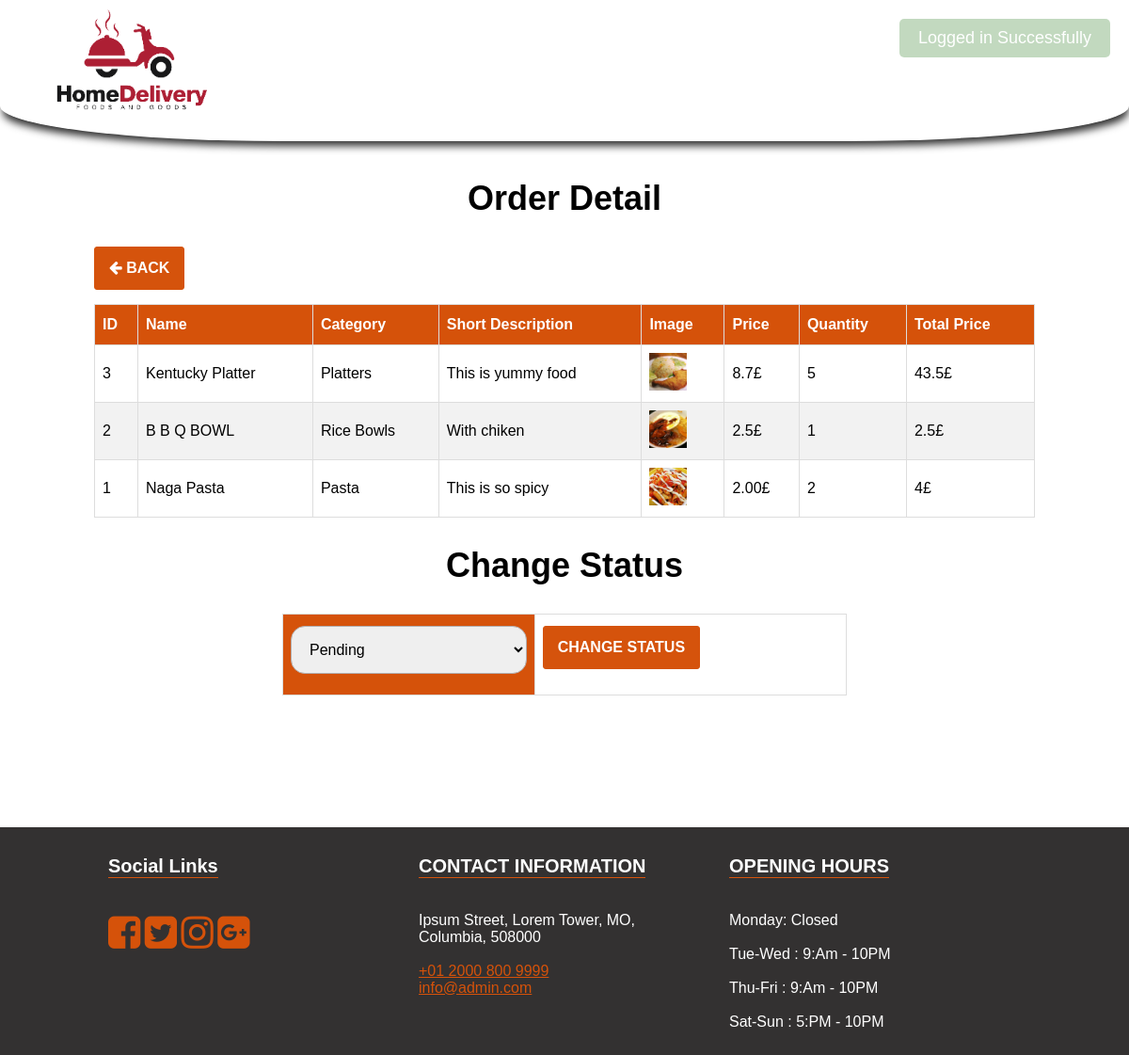
Page /admin-order-detail.php?id=1 (signed in) on the committed database.
### tables this page shows
CREATE TABLE `order_items` (
  `id` int(11) NOT NULL,
  `order_id` int(11) NOT NULL,
  `item_id` int(11) NOT NULL,
  `item_quantity` int(11) NOT NULL,
  `item_price` varchar(100) NOT NULL
);

CREATE TABLE `foods` (
  `id` int(11) NOT NULL,
  `name` varchar(255) NOT NULL,
  `category_id` int(11) NOT NULL,
  `short_desc` text NOT NULL,
  `image` varchar(255) NOT NULL,
  `price` varchar(100) NOT NULL,
  `available` enum('yes','no') NOT NULL DEFAULT 'yes'
);

CREATE TABLE `category` (
  `id` int(11) NOT NULL,
  `title` varchar(255) NOT NULL
);

CREATE TABLE `settings` (
  `id` int(11) NOT NULL,
  `about_title` text NOT NULL,
  `about_detail` text NOT NULL,
  `about_img` varchar(255) NOT NULL,
  `fb_link` varchar(255) NOT NULL,
  `tw_link` varchar(255) NOT NULL,
  `ins_link` varchar(255) NOT NULL,
  `gplus_link` varchar(255) NOT NULL,
  `contact_info` text NOT NULL,
  `opening_hours` text NOT NULL,
  `currency` enum('GBP','USD','EURO') NOT NULL DEFAULT 'GBP'
);

CREATE TABLE `orders` (
  `id` int(11) NOT NULL,
  `user_id` int(11) NOT NULL,
  `delivery_address` text NOT NULL,
  `contact_no` varchar(20) NOT NULL,
  `full_name` varchar(255) NOT NULL,
  `payment_option` varchar(255) NOT NULL,
  `order_total_amount` varchar(100) NOT NULL,
  `order_total_quantity` int(11) NOT NULL,
  `status` enum('Pending','Processing','Picked','Shipped','Delivered','Cancelled') NOT NULL DEFAULT 'Pending',
  `created` datetime NOT NULL DEFAULT CURRENT_TIMESTAMP,
  `updated` datetime NOT NULL DEFAULT CURRENT_TIMESTAMP
);

### functions/flash.php (called while the page is built, shortened)
<?php
class FlashMessage {
    public static function render($var) {
        $messages = $_SESSION[$var];
        return $messages;
    }
}
?>

### admin-order-detail.php (the view, shortened to what this page needs)
<?php
include 'functions/flash.php';
$flash = new \FlashMessage();
include 'includes/header.php';
	?>
    <?php
$sql = "SELECT oi.id,f.name,f.short_desc,f.image,f.category_id,oi.item_quantity,oi.item_price,c.title FROM order_items AS oi LEFT JOIN foods AS f on f.id = oi.item_id LEFT JOIN category AS c ON  c.id = f.category_id WHERE  oi.order_id = '".$_GET['id']."' ORDER BY oi.id DESC";
$result = $conn->query($sql);
$sqlL = "SELECT status FROM orders WHERE id = '".$_GET['id']."'";
$resultL = $conn->query($sqlL);
$rowL = $resultL->fetch_assoc()
?>
	<section class="inner-page-sec">
		<div class="container">
			<h1>Order Detail</h1>
			<a href="admin-order.php" class="btn add-btn"><i class="fa fa-arrow-left" aria-hidden="true"></i> Back</a>
			<div style="overflow-x:auto;">
				<table class="custom-tbl">
					<thead>
						<tr>
							<th>ID</th>
							<th>Name</th>
							<th>Category</th>
							<th>Short Description</th>
							<th>Image</th>
							<th>Price</th>
							<th>Quantity</th>
							<th>Total Price</th>
						</tr>
					</thead>
					<tbody>
						<?php
						if ($result->num_rows > 0) {
							while($row = $result->fetch_assoc()){
						?>
						<tr>
							<td><?php echo $row['id'];?></td>
							<td><?php echo $row['name'];?></td>
							<td><?php echo $row['title'];?></td>
							<td><?php echo $row['short_desc'];?></td>
							<td>
								<img src="img/foods/<?php echo $row['image']?>" width="40px">
							</td>
							<td><?php echo $row['item_price'];?><?php echo $currency_format[$rowS['currency']];?></td>
							<td><?php echo $row['item_quantity'];?></td>
							<td><?php echo $row['item_price']*$row['item_quantity'];?><?php echo $currency_format[$rowS['currency']];?></td>
						</tr>
						<?php } } else { ?>
							<tr>
								<td colspan="8">No Order Found!</td>
							</tr>
						<?php }  ?>
					</tbody>
				</table>
				<h1>Change Status</h1>
				<form action="functions/update-order.php" method="post" >
					<table class="custom-tbl form-table">
						<tr>
							<th>
								<select name="order_status" class="input-text">
									<option <?php if($rowL['status'] == "Pending"){?> selected <?php }?> value="Pending">Pending</option>
								</select>
							</th>
							<td>
								<input type="submit" value="Change Status" name="update_order" class="btn add-btn">
							</td>
						</tr>
					</table>
				</form>
			</div>
		</div>
	</section>
<?php include 'includes/footer.php'; ?>

### includes/footer.php (shortened to what this page needs)
<footer>
	<div class="container">
		<div class="col-1">
			<h3>Social Links</h3>
			<ul>
				<li><a href="<?php echo $rowS['fb_link'];?>"><i class="fa fa-facebook-square" aria-hidden="true"></i></a></li>
				<li><a href="<?php echo $rowS['tw_link'];?>"><i class="fa fa-twitter-square" aria-hidden="true"></i></a></li>
				<li><a href="<?php echo $rowS['ins_link'];?>"><i class="fa fa-instagram" aria-hidden="true"></i></a></li>
				<li><a href="<?php echo $rowS['gplus_link'];?>"><i class="fa fa-google-plus-square" aria-hidden="true"></i></a></li>
			</ul>
		</div>
		<div class="col-1">
			<h3>CONTACT INFORMATION</h3>
			<p>
				<?php echo $rowS['contact_info'];?>
			</p>
		</div>
		<div class="col-1">
			<h3>OPENING HOURS</h3>
			<p>
				<?php echo $rowS['opening_hours'];?>
			</p>
		</div>
	</div>
</footer>
</div>
<?php
$nmsg=$flash->render('notification_msg');
$ntype=$flash->render('notification_type');
$str = "";
if($nmsg){
	$str .= '<div class="notificaton-msg msg-'.$ntype.'" style="top:20px;">';
    $str .= $nmsg;
	$str .= '</div>';
}
echo $str;
?>
</body>
</html>

### css/main.css (style rules this page uses)
body { margin: 0; font-family: Arial, Helvetica, sans-serif; }
.btn { text-transform: uppercase; padding: 19px 36px; }
.btn { display: inline-block; font-weight: 600; text-align: center; white-space: nowrap; vertical-align: middle; -webkit-user-select: none; -moz-user-select: none; -ms-user-select: none; user-select: none; border: 2px solid transparent; padding: 12px 30px; font-size: 16px; line-height: 1.5; border-radius: .1875rem; transition: color .15s ease-in-out, background-color .15s ease-in-out, border-color .15s ease-in-out, box-shadow .15s ease-in-out; }
footer { background-color: #333131; color: #fff; }
footer .container { max-width: 1000px; width: 100%; margin: 0px auto; }
footer .container .col-1 { float: left; width: 30%; padding: 10px 15px; }
footer .container .col-1 a { color: #d5520a; }
footer .container .col-1 h3 { text-align: left; font-size: 20px; border-bottom: 1px solid #d5530c; display: inline-block; }
footer .container .col-1 ul { padding: 0px; list-style: none; }
footer .container .col-1 ul li { display: inline-block; }
footer .container .col-1 ul li a { font-size: 40px; color: #d5520a; }
.inner-page-sec { padding-top: 150px; padding-bottom: 80px; }
.inner-page-sec .container { max-width: 1000px; width: 100%; margin: 40px auto; }
.inner-page-sec .container h1 { text-align: center; font-size: 36px; }
.input-text { max-width: 320px; width: 100%; padding: 15px 15px; font-size: 16px; margin-bottom: 10px; border-radius: 15px; border: 1px solid #b3aeae; }
.notificaton-msg { position: fixed; top: 20px; right: 20px; z-index: 99999999; background-color: #4e4242; color: #fff; padding: 10px 20px 10px; border-radius: 5px; font-size: 18px; font-weight: 100; font-family: sans-serif; }
.notificaton-msg.msg-success { background-color: #63a05c; color: #fff; }
.custom-tbl { font-family: Arial, Helvetica, sans-serif; border-collapse: collapse; width: 100%; }
.custom-tbl td, .custom-tbl th { border: 1px solid #ddd; padding: 8px; }
.custom-tbl tr:nth-child(even) { background-color: #f2f2f2; }
.custom-tbl th { padding-top: 12px; padding-bottom: 12px; text-align: left; background-color: #d5520a; color: white; }
.add-btn { text-decoration: none; background-color: #d5530c; border: 1px solid #d5530c; color: #ffffff; padding: 10px 15px; display: inline-block; margin-bottom: 15px; }
.form-table { max-width: 600px; margin: 20px auto; }

### rows in the picture
order_items: id "3", foods.name "Kentucky Platter", category.title "Platters", foods.short_desc "This is yummy food", foods.image (picture), item_price "8.7", item_quantity "5", $row['item_price']*$row['item_quantity'] "43.5"
settings: currency "£", contact_info "Ipsum Street, Lorem Tower, MO, Columbia, 508000 +01 2000 800 9999 info@admin.com", opening_hours "Monday: Closed Tue-Wed : 9:Am - 10PM Thu-Fri : 9:Am - 10PM Sat-Sun : 5:PM - 10PM"
order_items: id "2", foods.name "B B Q BOWL", category.title "Rice Bowls", foods.short_desc "With chiken", foods.image (picture), item_price "2.5", item_quantity "1", $row['item_price']*$row['item_quantity'] "2.5"
order_items: id "1", foods.name "Naga Pasta", category.title "Pasta", foods.short_desc "This is so spicy", foods.image (picture), item_price "2.00", item_quantity "2", $row['item_price']*$row['item_quantity'] "4"
orders: order_status "Pending"
